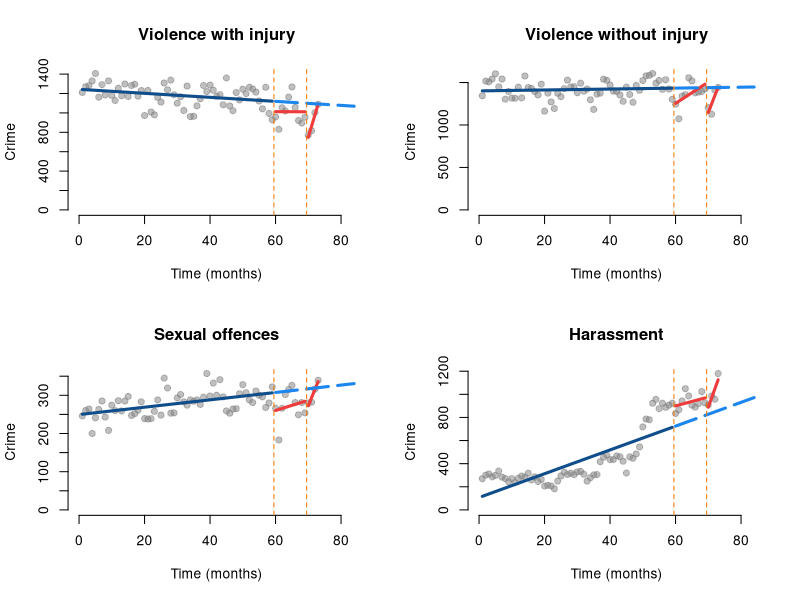
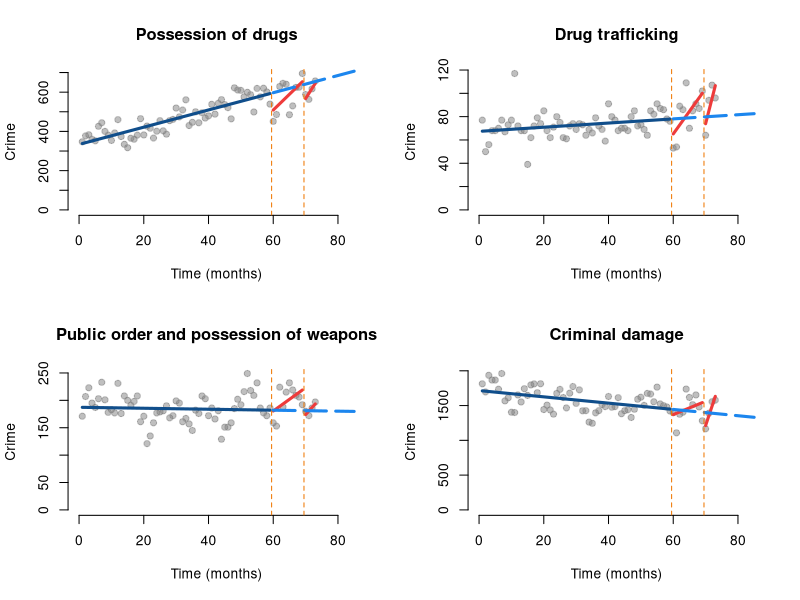
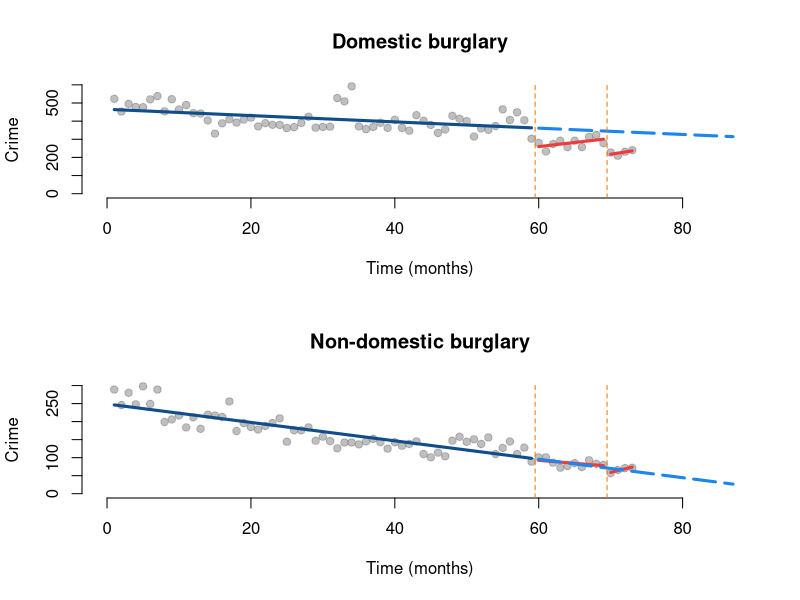
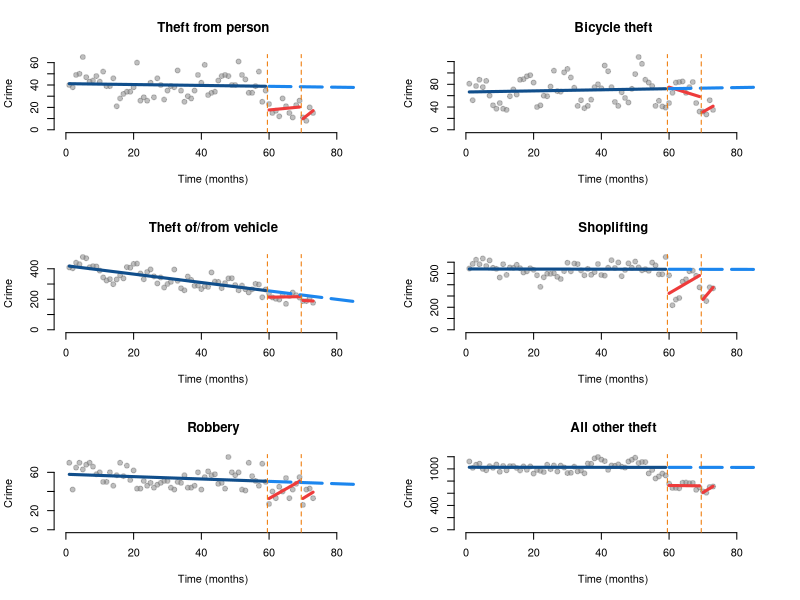
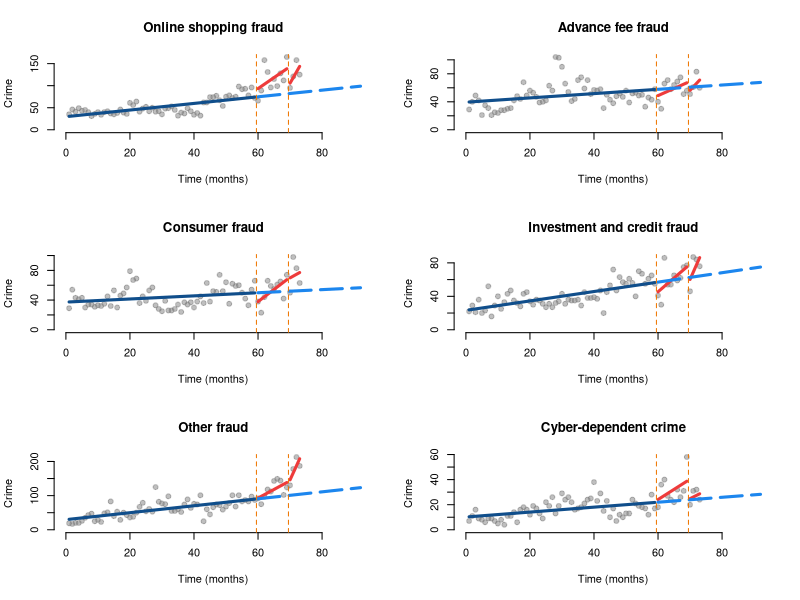

Source code (R) for these figures, in order:

#######################
#
# Crime and COVID in NI
#
######################

rm(list=ls())

#load packages
library(here)
library(dplyr)

#load data
data <- read.csv(here("data/data_rev.csv"))

#function to obtain model results
modelit <- function(dataset, Y, T, D1, P1, D2, P2){
  
  #estimate temporal model
  ts <- lm(Y ~ T + D1 + P1 + D2 + P2, data = dataset)
  
  #print model results
  summary(ts)
  
}

#function to automate plotting
plotit <- function(dataset, Y, T, D1, P1, D2, P2, title){
  
  #estimate temporal model
  ts <- lm(Y ~ T + D1 + P1 + D2 + P2, data = dataset)
  
  #print model results
  summary(ts)
  
  #predict from the model
  pred1 <- predict(ts, dataset)
  
  #create new dataset where D and P are 0
  datanew <- as.data.frame(cbind(T = rep(1 : length(dataset)), 
                                 D1 = rep(0), 
                                 P1 = rep(0),
                                 D2 = rep(0),
                                 P2 = rep(0)))
  
  #predict counterfactual
  pred2 <- predict(ts, datanew)
  
  #design plot
  plot( Y,
        bty = "n",
        col = gray(0.5, 0.5), pch=19,
        ylim = c(0, max(Y)), xlim=c(0, length(dataset)),
        xlab = "Time (months)", 
        ylab = "Crime",
        main = title)
  
  #draw lines
  lines( rep(1:59), pred1[1:59], col = "dodgerblue4", lwd = 3 )
  lines( rep(60:69), pred1[60:69], col="brown2", lwd = 3 )
  lines( rep(70:length(pred1)), pred1[70:length(pred1)], col="brown2", lwd = 3 )
  lines( rep(60:length(pred2)), pred2[60:length(pred2)], col="dodgerblue2", lwd = 3, lty = 5 ) 
  abline( v=59.5, col="darkorange2", lty=2 )
  abline( v=69.5, col="darkorange2", lty=2 )
  
}

##violence
par(mfrow=c(2,2))

#model and plot violence injury
modelit(data, data$Violence.with.injury..including.homicide...death.serious.injury.by.unlawful.driving.,
        data$T, data$D1, data$P1, data$D2, data$P2)

plot.vio.i <- function(){plotit(data, data$Violence.with.injury..including.homicide...death.serious.injury.by.unlawful.driving.,
                                data$T, data$D1, data$P1, 
                                data$D2, data$P2, "Violence with injury")}
plot.vio.i()

#plot violence no injury
modelit(data, data$Violence.without.injury,
        data$T, data$D1, data$P1, data$D2, data$P2)

plot.vio.ni <- function(){plotit(data, data$Violence.without.injury,
                                 data$T, data$D1, data$P1, data$D2, data$P2, "Violence without injury")}
plot.vio.ni()

#sexual crime
modelit(data, data$Sexual.offences,
        data$T, data$D1, data$P1, data$D2, data$P2)

plot.sex <- function(){plotit(data, data$Sexual.offences,
                              data$T, data$D1, data$P1, data$D2, data$P2, "Sexual offences")}
plot.sex()

#Harassment
modelit(data, data$Harassment,
        data$T, data$D1, data$P1, data$D2, data$P2)

plot.har <- function(){plotit(data, data$Harassment,
                              data$T, data$D1, data$P1, data$D2, data$P2, "Harassment")}
plot.har()

##drugs, damage and public order
data <- data %>%
  mutate(order.weapons = Public.order.offences + Possession.of.weapons.offences)
par(mfrow=c(2,2))

#model and plot possession of drugs
modelit(data, data$Possession.of.drugs,
        data$T, data$D1, data$P1, data$D2, data$P2)

plot.drug.po <- function(){plotit(data, data$Possession.of.drugs,
                                  data$T, data$D1, data$P1, data$D2, data$P2, "Possession of drugs")}
plot.drug.po()

#model and plot drug trafficking
modelit(data, data$Trafficking.of.drugs,
        data$T, data$D1, data$P1, data$D2, data$P2)

plot.drug.tr <- function(){plotit(data, data$Trafficking.of.drugs,
                                  data$T, data$D1, data$P1, data$D2, data$P2, "Drug trafficking")}
plot.drug.tr()

#model and plot public order
modelit(data, data$order.weapons,
        data$T, data$D1, data$P1, data$D2, data$P2)

plot.order <- function(){plotit(data, data$order.weapons,
                                data$T, data$D1, data$P1, data$D2, data$P2, "Public order and possession of weapons")}
plot.order()

#model and plot criminal damage
modelit(data, data$Criminal.damage,
        data$T, data$D1, data$P1, data$D2, data$P2)

plot.damage <- function(){plotit(data, data$Criminal.damage,
                                 data$T, data$D1, data$P1, data$D2, data$P2, "Criminal damage")}
plot.damage()

##burglary
data <- data %>%
  mutate(domestic.burg = Theft...burglary.residential + Theft...domestic.burglary,
         nondomestic.burg = Theft...burglary.business...community + Theft...non.domestic.burglary)
par(mfrow=c(2,1))

#model and plot domestic burglary
modelit(data, data$domestic.burg,
        data$T, data$D1, data$P1, data$D2, data$P2)

plot.burgl.dom <- function(){plotit(data, data$domestic.burg,
                                    data$T, data$D1, data$P1, data$D2, data$P2, "Domestic burglary")}
plot.burgl.dom()

#model and plot non-domestic burglary
modelit(data, data$nondomestic.burg,
        data$T, data$D1, data$P1, data$D2, data$P2)

plot.burgl.nondom <- function(){plotit(data, data$nondomestic.burg,
                                       data$T, data$D1, data$P1, data$D2, data$P2, "Non-domestic burglary")}
plot.burgl.nondom()

##theft and robbery
par(mfrow=c(3,2))

#model and plot theft from the person
modelit(data, data$Theft.from.the.person,
        data$T, data$D1, data$P1, data$D2, data$P2)

plot.theft.p <- function(){plotit(data, data$Theft.from.the.person,
                                  data$T, data$D1, data$P1, data$D2, data$P2, "Theft from person")}
plot.theft.p()

#model and plot bicycle theft
modelit(data, data$Bicycle.theft,
        data$T, data$D1, data$P1, data$D2, data$P2)

plot.theft.b <- function(){plotit(data, data$Bicycle.theft,
                                  data$T, data$D1, data$P1, data$D2, data$P2, "Bicycle theft")}
plot.theft.b()

#model and plot theft of/from vehicle
modelit(data, data$Theft...vehicle.offences,
        data$T, data$D1, data$P1, data$D2, data$P2)

plot.theft.v <- function(){plotit(data, data$Theft...vehicle.offences,
                                  data$T, data$D1, data$P1, data$D2, data$P2, "Theft of/from vehicle")}
plot.theft.v()

#model and plot shoplifting
modelit(data, data$Theft...shoplifting,
        data$T, data$D1, data$P1, data$D2, data$P2)

plot.shoplift <- function(){plotit(data, data$Theft...shoplifting,
                                   data$T, data$D1, data$P1, data$D2, data$P2, "Shoplifting")}
plot.shoplift()

#model and plot robbery
modelit(data, data$Robbery,
        data$T, data$D1, data$P1, data$D2, data$P2)

plot.robbery <- function(){plotit(data, data$Robbery,
                                  data$T, data$D1, data$P1, data$D2, data$P2, "Robbery")}
plot.robbery()

#model and plot all other theft
modelit(data, data$All.other.theft.offences,
        data$T, data$D1, data$P1, data$D2, data$P2)

plot.theft.o <- function(){plotit(data, data$All.other.theft.offences,
                                  data$T, data$D1, data$P1, data$D2, data$P2, "All other theft")}
plot.theft.o()

##fraud and cyber
data <- data %>%
  mutate_all(~replace(., is.na(.), 0)) %>%
  mutate(other.fraud = False.Accounting + Bankruptcy.and.Insolvency + 
           Department.of.Works.and.Pensions..DWP..Fraud + Fraudulent.Applications.for.Grants.from.Government.Funded.Organisations +
           HM.Revenue...Customs.Fraud..HMRC. + Pension.Fraud.by.Pensioner..or.their.estates. +
           Pension.Fraud.committed.on.Pensions + Pension.Liberation.Fraud +
           Other.Regulatory.Fraud + Fraud.by.Failing.to.Disclose.Information +
           Fraud.by.Abuse.of.Position.of.Trust +
           Dishonestly.retaining.a.wrongful.credit +
           Insurance.Related.Fraud + Insurance.Broker.Fraud +
           Telecom.Industry.Fraud..Misuse.of.Contracts. +
           Corporate.Employee.Fraud + Business.Trading.Fraud + 
           DVLA.Driving.Licence.Application.Fraud + None.of.the.Above,
         advance.fee.fraud = X.419..Advance.Fee.Fraud + Lottery.Scams + Fraud.Recovery +
           Inheritance.Fraud + Rental.Fraud + Other.Advance.Fee.Frauds + Lender.Loan.Fraud +
           Dating.Scam,
         Online.Shopping.and.Auctions = Online.Shopping.and.Auctions,
         consumer.fraud.exc.on.shop = Consumer.Phone.Fraud + Door.to.Door.Sales.and.Bogus.Tradesmen +
           Other.Consumer.Non.Investment.Fraud + Computer.Software.Service.Fraud,
         cyberdependent = Denial.of.Service.Attack + Denial.of.Service.Attack..Extortion +
           Hacking...Server + Hacking...Personal + Hacking...Social.Media.and.Email +
           Hacking...PBX...Dial.Through + Hacking.Extortion,
         investment.banking.credit.fraud = Cheque..Plastic.Card.and.Online.Bank.Accounts..not.PSP. +
           Application..Fraud..excluding.Mortgages. + Mortgage.Related.Fraud +
           Mandate.Fraud + Counterfeit.Cashiers.Cheques +
           Share.sales.or.Boiler.Room.Fraud + Pyramid.or.Ponzi.Schemes +
           Prime.Bank.Guarantees + Time.Shares.and.Holiday.Club.Fraud +
           Other.Financial.Investment
  )
par(mfrow=c(3,2))

#model and plot online shopping fraud
modelit(data, data$Online.Shopping.and.Auctions,
        data$T, data$D1, data$P1, data$D2, data$P2)

plot.online.shop <- function(){plotit(data, data$Online.Shopping.and.Auctions,
                                      data$T, data$D1, data$P1, data$D2, data$P2, "Online shopping fraud")}
plot.online.shop()

#model and plot advance fee fraud
modelit(data, data$advance.fee.fraud,
        data$T, data$D1, data$P1, data$D2, data$P2)

plot.advance.fee <- function(){plotit(data, data$advance.fee.fraud,
                                      data$T, data$D1, data$P1, data$D2, data$P2, "Advance fee fraud")}
plot.advance.fee()

#model and plot consumer fraud
modelit(data, data$consumer.fraud.exc.on.shop,
        data$T, data$D1, data$P1, data$D2, data$P2)

plot.consumer.fraud <- function(){plotit(data, data$consumer.fraud.exc.on.shop,
                                         data$T, data$D1, data$P1, data$D2, data$P2, "Consumer fraud")}
plot.consumer.fraud()

#model and plot investment and credit fraud
modelit(data, data$investment.banking.credit.fraud,
        data$T, data$D1, data$P1, data$D2, data$P2)

plot.invest.fraud <- function(){plotit(data, data$investment.banking.credit.fraud,
                                       data$T, data$D1, data$P1, data$D2, data$P2, "Investment and credit fraud")}
plot.invest.fraud()

#model and plot other fraud
modelit(data, data$other.fraud,
        data$T, data$D1, data$P1, data$D2, data$P2)

plot.other.fraud <- function(){plotit(data, data$other.fraud,
                                      data$T, data$D1, data$P1, data$D2, data$P2, "Other fraud")}
plot.other.fraud()

#model and plot cyber-dependent crime
modelit(data, data$cyberdependent,
        data$T, data$D1, data$P1, data$D2, data$P2)

plot.cyber <- function(){plotit(data, data$cyberdependent,
                                data$T, data$D1, data$P1, data$D2, data$P2, "Cyber-dependent crime")}
plot.cyber()
